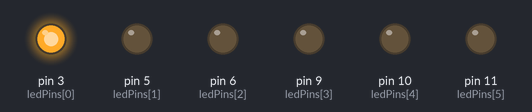
Recording of a sketch running on a simulated Arduino Uno, built with avr-gcc and run on an emulated ATmega328P. On the bench: output pins drawn as LEDs (lit = HIGH).

Above: at 0.05 s.
At 0.55 s:
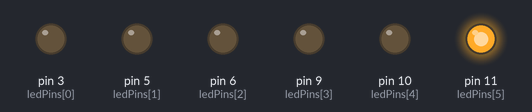
At 0.75 s:
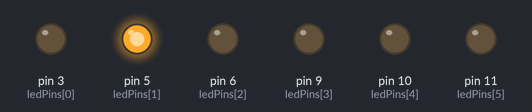
At 1.45 s:
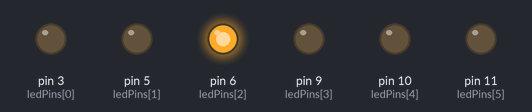
At 2.15 s:
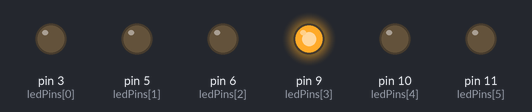
At 2.85 s:
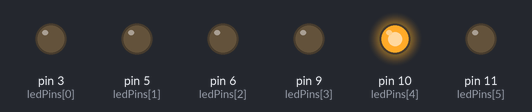
Timing chart, 0 to 3.1 s (numbered marks = the images above):
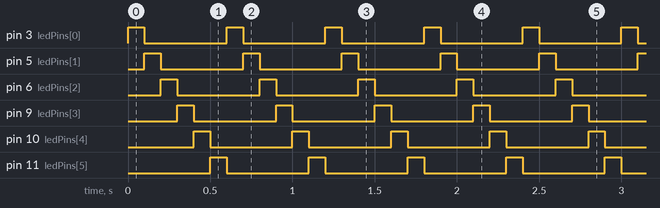

The sketch:

task1.ino
```cpp
// Определяем пины светодиодов
int ledPins[] = {3, 5, 6, 9, 10, 11};


int numLedPins = 6;

void setup() {
  // Настраиваем пины светодиодов на выход
  for (int i = 0; i < numLedPins; i++) {
    pinMode(ledPins[i], OUTPUT);
  }
}

void loop() {
  // Мигаем светодиодами по очереди
  for (int i = 0; i < numLedPins; i++) {
    digitalWrite(ledPins[i], HIGH); // Включаем светодиод
    delay(100); // Ждем 100 миллисекунд
    digitalWrite(ledPins[i], LOW); // Выключаем светодиод
  }
}
```

Measured:
- by itself, pin 3 (ledPins[0]), pin 5 (ledPins[1]), pin 6 (ledPins[2]), pin 9 (ledPins[3]), pin 10 (ledPins[4]), pin 11 (ledPins[5]): alternates HIGH for 0.10 s and LOW for 0.50 s
- by itself, everything shown: repeats every 0.60 s, in 6 steps
